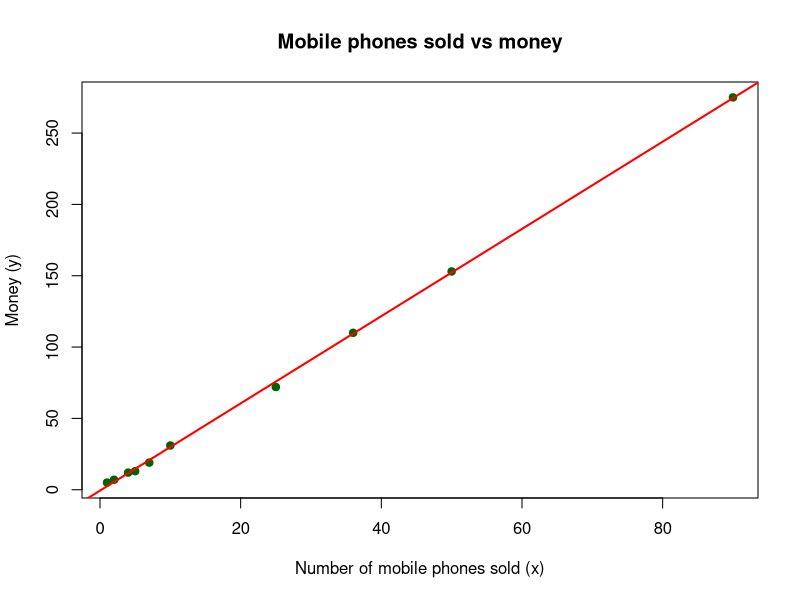

This figure's R source:
# Day 1 - Q8: scatter plot of mobile phones sold (x) vs money (y)
x <- c(4, 1, 5, 7, 10, 2, 50, 25, 90, 36)
y <- c(12, 5, 13, 19, 31, 7, 153, 72, 275, 110)

png("day1/output/q08_scatter.png", 650, 500)
plot(x, y, pch = 19, col = "darkgreen", main = "Mobile phones sold vs money",
     xlab = "Number of mobile phones sold (x)", ylab = "Money (y)")
abline(lm(y ~ x), col = "red", lwd = 2)
invisible(dev.off())

fit <- lm(y ~ x)
cat("Linear fit: y =", round(coef(fit)[1], 3), "+", round(coef(fit)[2], 3), "* x\n")
cat("Correlation r =", round(cor(x, y), 4), "-> strong positive linear relationship\n")
cat("Plot saved: day1/output/q08_scatter.png\n")
